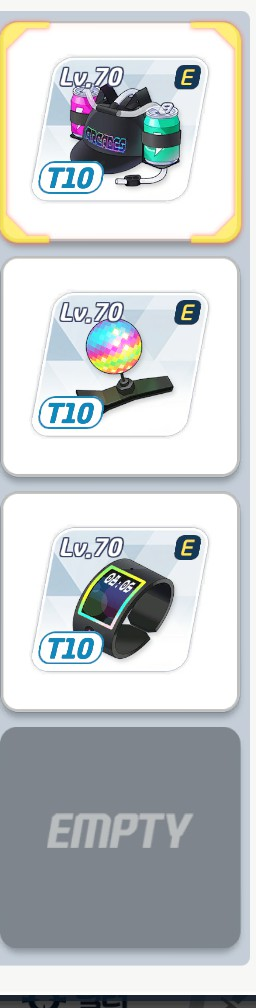
#> input picture test_images/left_panel.png, 256 x 1008 px; its folder holds only this picture in this run
$ python debug_coordinates.py
#> lines starting #> are read from the running program, lines starting #| are printed output that depends on the picture; after the words box and inside, x2 and y2 are one past the last pixel; in counts of white or black regions, pixels touching at a corner belong together
import json
import os
import glob
from pathlib import Path
import cv2

CONFIG_PATH = os.path.join("config", "coordinates.json")
OUTPUT_DIR = "debug_output"

def load_config():
    with open(CONFIG_PATH, "r", encoding="utf-8") as f:
#> (reads config/coordinates.json from the repository)
        return json.load(f)

def process_image(img_path, config, output_path):
#> called with img_path = 'test_images/left_panel.png', output_path = 'debug_output/debug_left_panel.png'
    img = cv2.imread(img_path)
#> img is the input picture: shape (1008, 256, 3); mean B, G, R 202.3, 200.7, 196.4
    if img is None:
        print(f"Failed to load image: {img_path}")
        return

    h, w, _ = img.shape
#> h = 1008; w = 256

    # [5 lines of commented-out code are left out]

    regions = config.get("regions", {})

    # Draw boxes
    for label, coords in regions.items():
        x_start = int(coords["x"] * w)
        y_start = int(coords["y"] * h)
        box_w = int(coords["w"] * w)
        box_h = int(coords["h"] * h)

        x_end = x_start + box_w
        y_end = y_start + box_h

        # Draw Rectangle (Red)
        cv2.rectangle(img, (x_start, y_start), (x_end, y_end), (0, 0, 255), 2)

        # Put Label
        # To avoid text going out of bounds
        text_y = y_start - 5 if y_start - 5 > 10 else y_start + 15
        cv2.putText(img, label, (x_start, text_y),
                    cv2.FONT_HERSHEY_SIMPLEX, 0.5, (0, 255, 255), 1, cv2.LINE_AA)
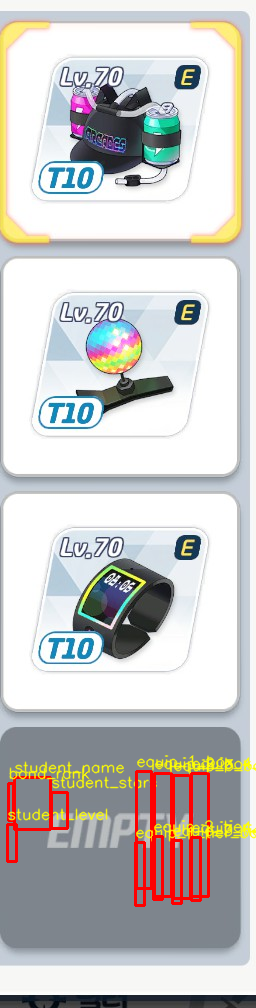
#> img: shape (1008, 256, 3); 3.88% of pixels changed, all inside (x1, y1, x2, y2) = (6, 755, 256, 907)

    cv2.imwrite(output_path, img)
    print(f"Saved debug image: {output_path}")

def main():
    if not os.path.exists(OUTPUT_DIR):
        os.makedirs(OUTPUT_DIR)

    config = load_config()

    # Get all sample images from test_images directory
    # User can place their images in 'test_images' folder.
    test_dir = "test_images"
    if not os.path.exists(test_dir):
        os.makedirs(test_dir)
        print(f"Created '{test_dir}' folder. Please place the 4 reference images inside and run this script again.")
        return

    image_paths = glob.glob(os.path.join(test_dir, "*.[jp][pn]g"))
    if not image_paths:
        print(f"No images found in '{test_dir}' folder. Please place the 4 reference images there.")
        return

    for i, img_path in enumerate(image_paths, start=1):
        filename = os.path.basename(img_path)
        out_path = os.path.join(OUTPUT_DIR, f"debug_{filename}")
        process_image(img_path, config, out_path)

if __name__ == "__main__":
    main()
